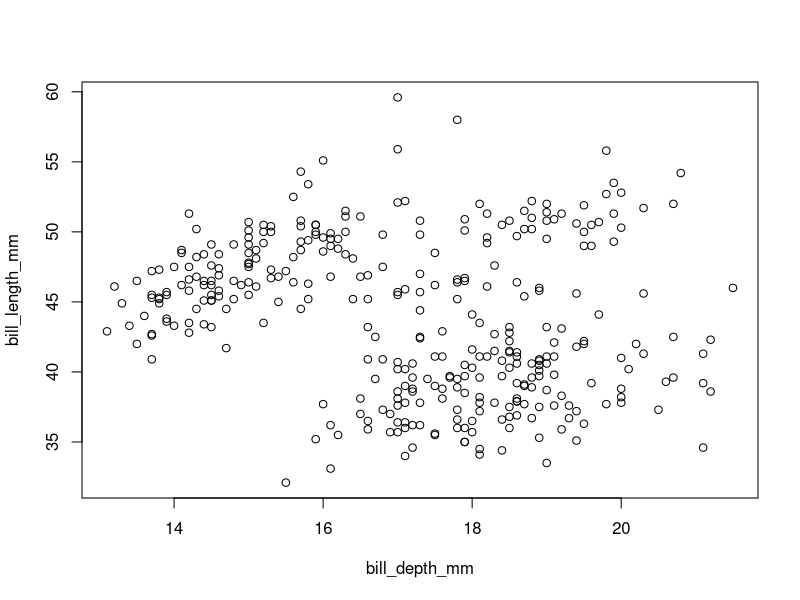

This chart was generated by the following R code:
## ---- chunk 1
60 * 60 * 24 * 365
## ---- chunk 2
 366 / 12
## ---- chunk 3
"My name is Jeff!"
## ---- chunk 4
toupper("My name is Jeff!")
## ---- chunk 5
library(palmerpenguins)
## ---- chunk 6
penguins
## ---- chunk 7
plot(bill_length_mm ~ bill_depth_mm, data = penguins)
